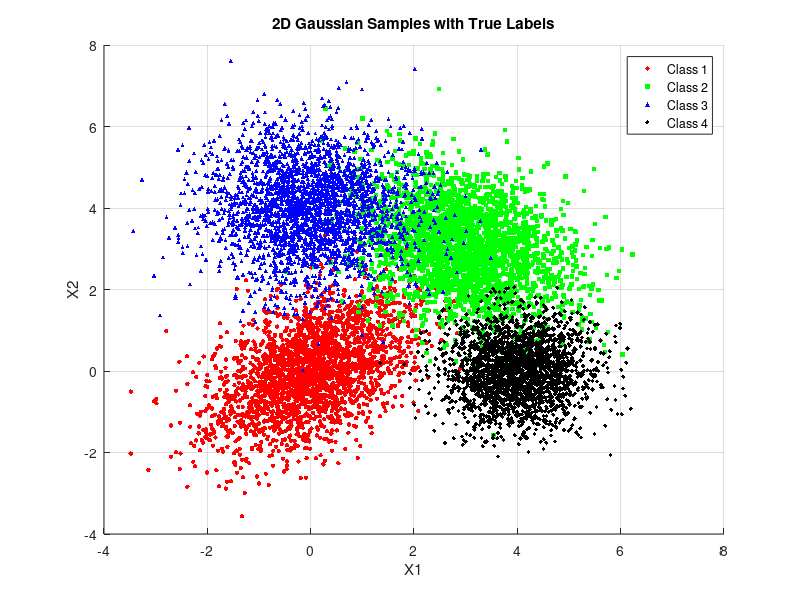

MATLAB code to generate this figure:
clc; clear; close all;

%%defining gaussian parameters
mu1 = [0 0]; mu2 = [3 3]; mu3 = [0 4]; mu4 = [4 0];
Sigma1 = [1 0.5; 0.5 1]; Sigma2 = [1 -0.3; -0.3 1];
Sigma3 = [1 0; 0 1]; Sigma4 = [0.5 0; 0 0.5];

means = {mu1, mu2, mu3, mu4};
covs = {Sigma1, Sigma2, Sigma3, Sigma4};
priors = [0.25 0.25 0.25 0.25];
N = 10000;

%% generating labels
labels = zeros(N,1);
cum_priors = cumsum(priors);
for i = 1:N
    r = rand;
    if r < cum_priors(1)
        labels(i) = 1;
    elseif r < cum_priors(2)
        labels(i) = 2;
    elseif r < cum_priors(3)
        labels(i) = 3;
    else
        labels(i) = 4;
    end
end

X = zeros(N,2);
for i = 1:N
    lbl = labels(i);
    z = randn(2,1);                   
    L = chol(covs{lbl}, 'lower');    
    X(i,:) = (means{lbl}' + L*z)';    
end

%% MAP classfn
pred_labels = zeros(N,1);
for i = 1:N
    x = X(i,:)';
    probs = zeros(1,4);
    for j = 1:4
        diff = x - means{j}';
        probs(j) = exp(-0.5 * (diff' / covs{j} * diff)) / sqrt((2*pi)^2 * det(covs{j}));
    end
    [~, pred_labels(i)] = max(probs);
end

accuracy = sum(pred_labels == labels)/N;
fprintf('Classification accuracy (MAP): %.2f%%\n', accuracy*100);

figure; hold on;

colors = {'r','g','b','k'}; 
markers = {'o','s','^','d'}; 

for j = 1:4
    idx = labels == j;                 
    scatter(X(idx,1), X(idx,2), 10, colors{j}, markers{j}, 'filled');
end

xlabel('X1'); ylabel('X2');
title('2D Gaussian Samples with True Labels');
legend('Class 1','Class 2','Class 3','Class 4');
grid on;
hold off;

